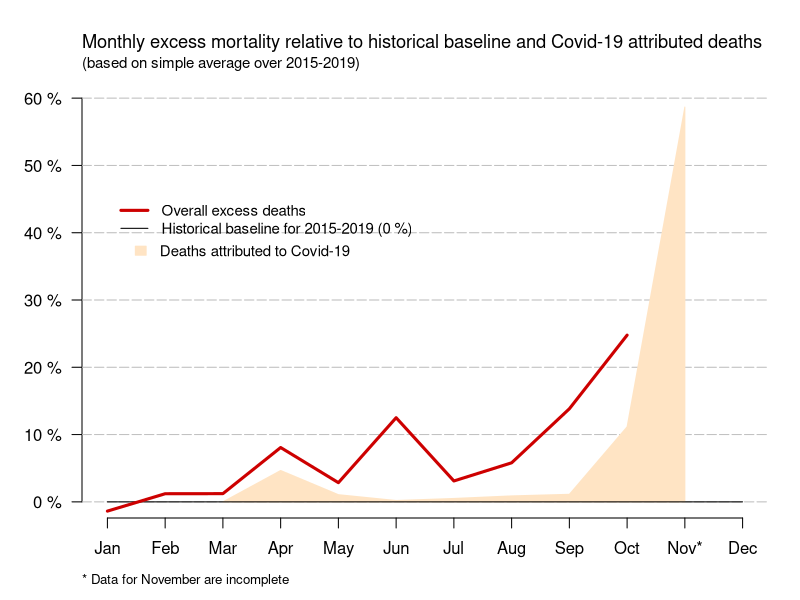

R code for this plot:
###############################################################################
# preliminaries
###############################################################################
library(readr)
library(tidyr)
library(dplyr)
library(lubridate) 
# library(ggplot2)
# library(forecast)

###############################################################################
#### import data ##############################################################

# # uncomment to download
# # sledilnik = NIJZ daily death data from region table tb5
# download.file(paste0("https://raw.githubusercontent.com/",
#                      "sledilnik/data/master/csv/monthly_deaths_slovenia.csv"),
#               "data/monthly_deaths_slovenia.csv")
#
# # sledinlnik = gov data + NIJZ daily entry data
# download.file(paste0("https://raw.githubusercontent.com/",
#                      "sledilnik/data/master/csv/stats.csv"),
#               "data/stats.csv")

# import data
sledilnik <- read_csv("data/stats.csv")

surs <- read_csv("data/monthly_deaths_slovenia.csv")

###############################################################################
# clean and join data
sledilnik %>% 
  select(date, state.deceased.todate) %>% 
  mutate(covid.deaths = diff(c(0, state.deceased.todate))) %>% 
  mutate(month = as.numeric(format(date, "%m"))) %>%
  group_by(month) %>%
  summarise(covid.deaths = sum(covid.deaths)) -> covid

st <- as.Date("2020-02-01")
en <- as.Date("2020-11-01")
t <-days_in_month(seq(st, en, by = "1 month"))

# normalize to daily
covid %>% 
  dplyr::mutate(daily  = covid.deaths / t ) -> covid

st <- as.Date("1977-01-01")
en <- as.Date("2020-10-01")
t <-days_in_month(seq(st, en, by = "1 month"))

surs %>% 
  dplyr::mutate(month = as.numeric(month),
                daily  = deceased / t ) %>% 
  select(-deceased) %>% 
  spread(year, daily) %>% 
  select(month, `2015`:`2020`) %>% 
  mutate(mean = rowMeans(.[,2:6]))   -> df.5

# join and calculate perncent excess 
left_join(df.5, covid)  %>% 
  mutate(excess = (`2020` / mean - 1 ) * 100,
         covid = (daily / mean) * 100) -> df
  
  
###############################################################################
## plot 

png(filename="figures/ecxcess-15-19-baseline.png", 800, 480)
par(mar = c(4, 4, 4, 1.5) + 0.1)
plot(df$month, df$excess, type = "n",
     xlab = "",
     ylab = "",
     ylim = c(0,60),
     axes = FALSE)

axis(1, at = 1:12, labels = c(month.abb[1:10], paste0(month.abb[11], "*"), month.abb[12] ))
axis(2, las = 2, at =  seq(0,60, by = 10),labels = paste0(seq(0,60, by = 10), " %"))
abline(h = seq(0,60, 10), col = "gray", lty = "93", )
polygon(c(3, 4:11, 11), c(0, df$covid[4:11], 0),
        col = "bisque1", border = "bisque1")
lines(c(1,12), c(0,0))
lines(df$month, df$excess,   lwd = 3, col = "red3")

mtext(side = 3, line = 1.5,  adj = 0, cex = 1.1,
      "Monthly excess mortality relative to historical baseline and Covid-19 attributed deaths")
mtext(side = 3, line = 0.5,  adj = 0, cex = 0.9,
      "(based on simple average over 2015-2019)")
mtext(side = 1, line = 2.5,  adj = 0, cex = 0.8,
      "* Data for November are incomplete")
legend(1, 46,
       legend=c("Overall excess deaths", 
       "Historical baseline for 2015-2019 (0 %)"),
       col=c("red3","black"),
       cex=0.9, bty = "n", lty = c(1, 1), lwd = c(3, 1))
legend(1.25, 40,
       legend=c( "Deaths attributed to Covid-19"),
       bty = "n", cex = 0.9, fill ="bisque1", border = "bisque1")

dev.off()




# 
# 
# 
# ## old charts
# 
# 
# group = c(rep(1, 43), rep(2, 1))
# deaths <- ts(monthly$daily, start=c(1977, 1), end=c(2020, 10), frequency=12)
# 
# 
# greyz <- rev(paste0("gray", 26:(26+42)))
# colz <-c( rev(paste0("gray", 26:(26+42))), "red")
# 
# 
# monthly %>% 
#   select(-value) %>% 
#   spread(year, daily) %>% 
#   mutate(Means = rowMeans(.[,2:43])) -> df
# 
# 
# 
# 
# #square function
# sq<-function(x){
#   x^2
# }
# #inverse square function (square root)
# isq<-function(x){
#   print(paste("isq",x))  #debug statement
#   x<-ifelse(x<0, 0, x)
#   sqrt(x)
# }
# 
# ###############################################################################
# deaths2  <- window(deaths, start=c(1993, 1), end=c(1995, 1))
# 
# ggseasonplot(deaths2,  polar=TRUE) +
#   scale_y_continuous(
#     limits = c(0, 70),
#     trans=scales::trans_new("sq", sq, isq)) 
# 
# ggseasonplot(deaths,  polar=TRUE, size = c(rep(1, 43), rep(2, 1))) +
#   theme_bw() +
#   theme(legend.position = "none")  +
#   scale_colour_manual(values=c(rep("gray",43), "red")) 
# 
# 
# ggseasonplot(deaths, polar = TRUE) +
#   theme_bw() +
#   scale_y_continuous(
#     limits = c(0, 80)) +
#   theme(legend.position = "none")  +
#   scale_colour_manual(values=c(greyz, "red")) 
# 
# 
# 
# ggseasonplot(deaths,  polar=TRUE, size = c(rep(1, 43), rep(2, 1))) +
#   theme_bw() +
#   #geom_line( alpha = c(rep(0.5, 559), rep(1, 10))) +
#   # geom_path(size = c(rep(0.5, 559), rep(3, 10))) +
#   scale_y_continuous(
#     limits = c(0, max(deaths)),
#    trans=scales::trans_new("sq", sq, isq)) +
#   theme(legend.position = "none")  +
#   scale_colour_manual(values=c(greyz, "red")) 
# 
# ###############################################################################
# 
# plot(1:12, rep(0,12), ylim = c(0,80), type = "n",
#      axes = FALSE,
#      xlab = "",
#      ylab = "")
# axis(1, at = 1:12, labels = month.abb)
# axis(2, las =2)
# 
# for (i in 2:44){
#   lines(1:12, df[[i]] , col = colz[i-1], type = 'l')
# }
# lines(1:12, df[[45]] , col = colz[44], type = 'l', lwd = 2)
# arrows(10, pull(df[10,45]),10, pull(df[10,45])-188/31, col = "blue", lwd = 2, code = 3,
#               length=0.07,angle=30)
# 
# ###############################################################################
# 
# 
# plot(1:12, rep(0,12), ylim = c(0,80), type = "n",
#      axes = FALSE,
#      xlab = "",
#      ylab = "")
# axis(1, at = 1:12, labels = month.abb)
# axis(2, las =2)
# 
# for (i in 2:44){
#   lines(1:12, df[[i]] , col = "gray",  type = 'l')
# }
# lines(1:12, df[[46]] , col = "gray30", type = 'l', lwd = 3)
# 
# arrows(10, pull(df[10,45]),10, pull(df[10,45])-188/31, col = "black", lwd = 1.5, code = 3,
#        length=0.07,angle=90)
# 
# lines(1:12, df[[45]] , col = colz[44], type = 'l', lwd = 2.5)
# 
# 
#       